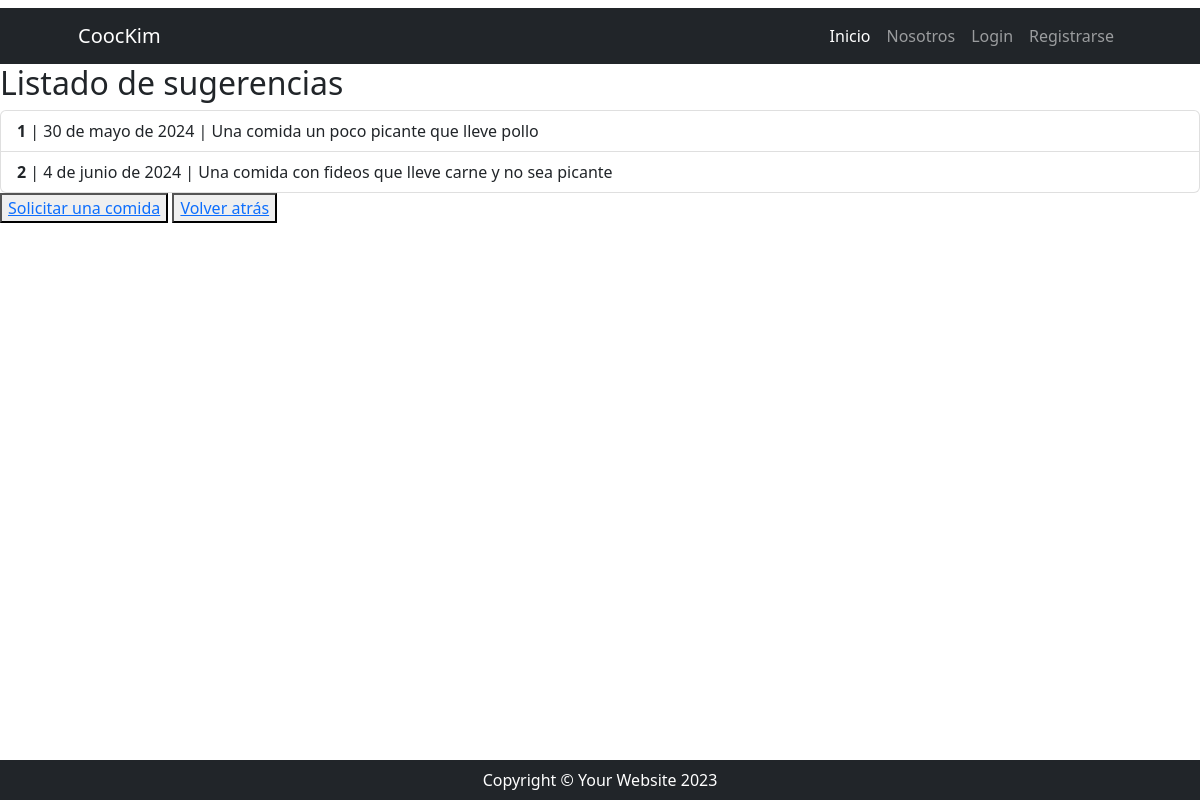
The page /comidas/comidas/sugerencias on the database its author committed.
### recetas/models.py (models this page shows, shortened)
class Ver_sugerencias(models.Model):
    pedido = models.CharField(max_length=500)
    fecha = models.DateField()
    numero = models.DecimalField(max_digits=5, decimal_places=0, unique= True)

### recetas/views.py (the view)
# urls.py: path("comidas/sugerencias", Ver_sugerenciasList.as_view(), name= "lista_sugerencias"),
class Ver_sugerenciasList(ListView):
    model = Ver_sugerencias
    template_name = "recetas/lista_sugerencias.html"
    context_object_name = "sugerencias"

### recetas/templates/recetas/lista_sugerencias.html (shortened to what this page needs)
{% extends 'core/base.html' %}
{% block contenido %}
<h1 class="h2">Listado de sugerencias</h1>
<ul class="list-group">
  {% for sugerencia in sugerencias %}
    <li class="list-group-item">
      <span class="fw-bold">{{ sugerencia.numero }}</span> | {{ sugerencia.fecha }} | {{ sugerencia.pedido }}
    </li>
  {% endfor %}
</ul>
    <button><a href="{% url 'recetas:agregar_sugerencias' %}">Solicitar una comida</a></button>
    <button><a href="{% url 'core:index' %}">Volver atrás</a></button>
{% endblock contenido %}

### rows shown on the page
Ver_sugerencias: numero "1", fecha "30 de mayo de 2024", pedido "Una comida un poco picante que lleve pollo"
Ver_sugerencias: numero "2", fecha "4 de junio de 2024", pedido "Una comida con fideos que lleve carne y no sea picante"
